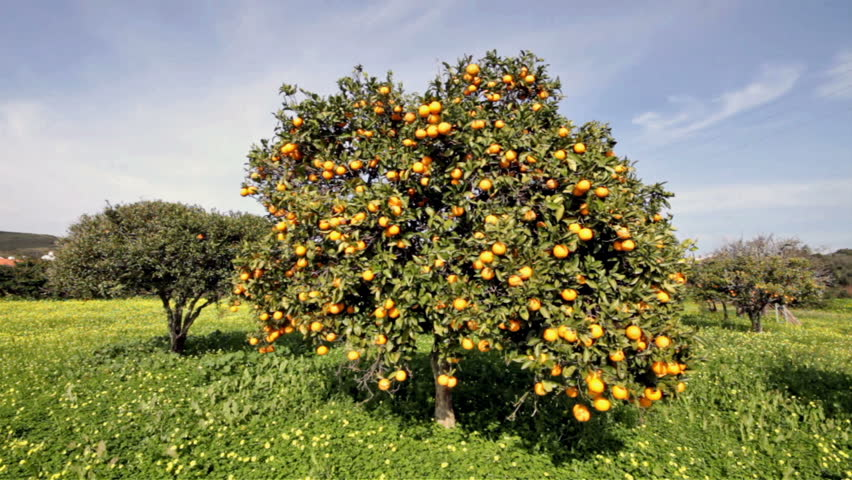
#> input picture Input_1/Fruit_tree.png, 852 x 480 px, found by its file name
$ jupyter execute --allow-errors Fruit_Detection.ipynb   (shell and % lines are left out)
#> lines starting #> are read from the running program, lines starting #| are printed output that depends on the picture
# Import the require libraries and images

[cell 1]
import numpy as np
import matplotlib.pyplot as plt
from skimage.feature import match_template
from PIL import Image


ImagenTotal = np.asarray(Image.open('Fruit_tree.png'))
#> ImagenTotal is the input picture: shape (480, 852, 4); mean R, G, B, A 135.7, 137.3, 105.8, 255

# Interactive selection of points

[cell 2]
#plot points over the image and select more if you want
puntosinteres = []
fig = plt.figure(figsize=(10, 6))
ax = fig.add_subplot(111)
ax.imshow(ImagenTotal, cmap=plt.cm.gray)
ax.scatter([x[0] for x in puntosinteres],[y[1] for y in puntosinteres],c='red', marker='+', s=8)
text=ax.text(0,0, "", va="bottom", ha="left")

def onclick(event):
    tx = 'button=%d, x=%d, y=%d, xdata=%f, ydata=%f' % (event.button, event.x, event.y, event.xdata, event.ydata)
    text.set_text(tx)
    puntosinteres.append([event.xdata, event.ydata])

cid = fig.canvas.mpl_connect('button_press_event', onclick)
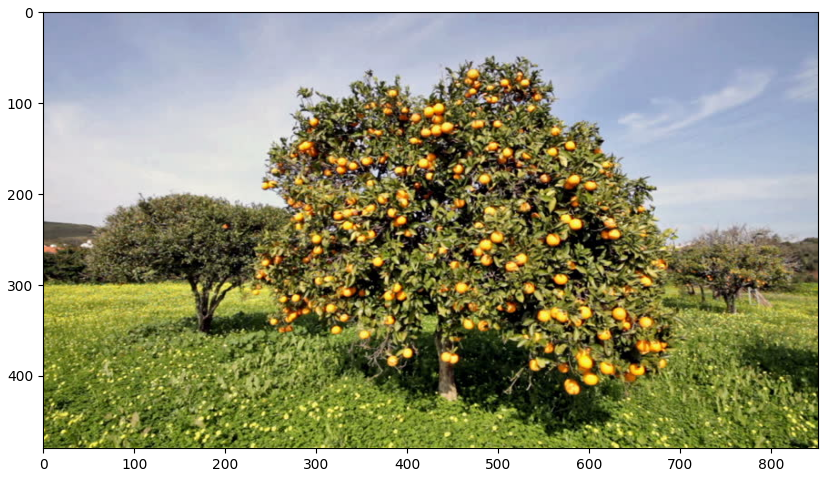
#> figure drawn by matplotlib, 1 panel

[cell 3]
#show all the points of interest, please be careful to have a complete image, otherwise the model wont run
fig, ax = plt.subplots(len(puntosinteres)//6+1, 6)
i = 0
for item in puntosinteres:
    xinteres = int(item[0])
    yinteres = int(item[1])
    radio = 20
    ax[i//6,i-i//6*6].imshow(ImagenTotal)
    ax[i//6,i-i//6*6].plot(xinteres,yinteres,color='red', linestyle='dashed', marker='+',
     markerfacecolor='blue', markersize=8)
    ax[i//6,i-i//6*6].set_xlim(xinteres-radio,xinteres+radio)
    ax[i//6,i-i//6*6].set_ylim(yinteres-radio,yinteres+radio)
    ax[i//6,i-i//6*6].axis('off')
    ax[i//6,i-i//6*6].set_title(i)
    i+=1
#> after the loop, i = 0

[cell 4]
#in case you have a wrong point or a incomplete image please uncomment the following line with the point index to delete it
#del puntosinteres[2]
len(puntosinteres)

# Match the image to the template

[cell 5]
listaresultados = []
for punto in puntosinteres:
    xinteres = int(punto[0])
    yinteres = int(punto[1])
    radio=10
    imagenband = ImagenTotal[:,:,0]
    templateband = ImagenTotal[yinteres-radio:yinteres+radio,xinteres-radio:xinteres+radio,0]
    result= match_template(imagenband, templateband)
    result = np.where(result>0.76)
    listaresultados.append(result)
#> after the loop, listaresultados = []

# Plot interpreted points over the image

[cell 6]
from itertools import cycle
cycol = cycle('bgrcmk')

fig = plt.figure(figsize=(10, 8))
ax = fig.add_subplot(111)

i = 1
for lista in listaresultados:
    ax.plot(lista[1],lista[0], '.', linewidth=0, markerfacecolor=next(cycol), label=i)
    i+=1
#> this loop made 0 passes
#> after the loop, i = 1
ax.legend(loc='upper center', bbox_to_anchor=(0.5, -0.05),
          fancybox=True, shadow=True, ncol=5)
#> (the rest of this cell did not finish here and is left out)

# Cluster analisys with Birch algorithm

[cell 7]
datalist = [np.asarray(pares).T for pares in listaresultados]
#> datalist = []
print(len(datalist))
#| 0
#> (the rest of this cell did not finish here and is left out)


$ run again, with Input_1/Trees.png copied over Input_1/Fruit_tree.png
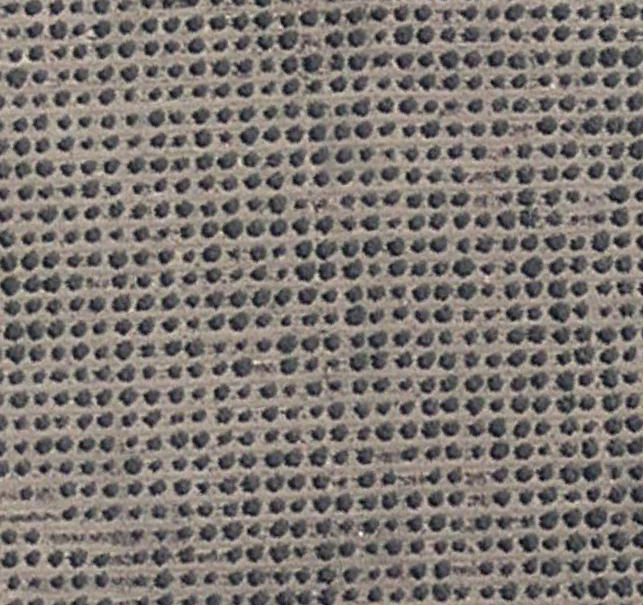
#> input picture Input_1/Trees.png, 643 x 605 px, found by its file name
#> ImagenTotal is the input picture: shape (605, 643, 3); mean R, G, B 126, 119.3, 114.3
#> `[cell 2] #plot points over the image and select more if you want punto..`:
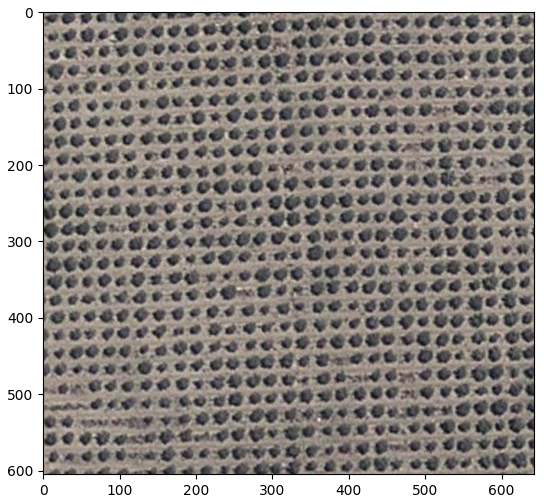
#> figure drawn by matplotlib, 1 panel
#> after the loop `for item in puntosinteres:`: i = 0
#> after the loop `for punto in puntosinteres:`: listaresultados = []
#> after the loop `for lista in listaresultados:`: i = 1
#> datalist = []
#| 0
